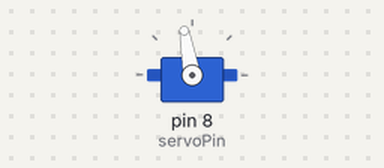
Bench run of a sketch on a simulated Arduino Uno, built with avr-gcc and run on an emulated ATmega328P. On the bench: servo.

Above: at 0.05 s.
Timing chart, 0 to 4.7 s (numbered marks = the images above):
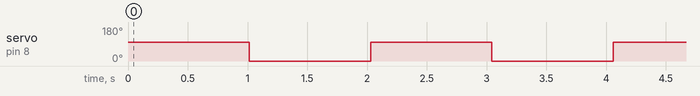

Measured:
- by itself, servo on pin 8 (servoPin): alternates 100° for 1.0 s and 0° for 1.0 s

The sketch:

the_box.ino
```cpp
boolean print_ldrs = false;
boolean print_delays = false;

void setup() {
  servo_setup();
  Serial.begin(9600);
}

void loop() {
  //readLdrs();

  open_box();
  delay(1000);

  close_box();
  delay(1000);

}

void whenStroke(){
  Serial.println("STROKE");
}
```

ldr_handler.ino
```cpp
const int ldrPins[] = {A0,A1,A2};
float res[3];
float avg = 10;

int defaultDelay = 5;

int rounds = 0;
int hSize = 100;
float history[100][3];
int hPointer = 0;

int threshold[] = {800, 850, 900};
int delays[] = {250, 30};

int strokeDelay = 400;
int strokeDelayStd = 300;
long t[3];

boolean firstRoundComplete = false;

void readLdrs(){

  for (int i=0; i<3; i++){
    res[i] = (res[i] * ((avg-1)/avg)) + (analogRead(ldrPins[i]) / avg);

    if (rounds++ >= avg){
      rounds = 0;

      if (print_ldrs){
        Serial.print("ldr-");
        Serial.print(i);
        Serial.print(": ");
        Serial.print(res[i]);
        Serial.print("\t");
      }

      history[hPointer][i] = res[i];
      hPointer = (hPointer+1)%hSize;
      //mark history full (can measure strokes)
      if (hPointer==0){firstRoundComplete = true;}

      if (isHidden(res[i], i)){
        t[i] = millis();

        if (print_delays){
          Serial.print("t-");
          Serial.print(i);
          Serial.print(": ");
          Serial.print(t[i]);
          Serial.print("\t");
        }

      }
    }

  }

  if (rounds >= avg){
    if (isStroke()){
      whenStroke();
    }

    if (print_delays){
      Serial.print("delay 1: ");
      Serial.print(t[1] - t[2]);
      Serial.print("\t");
      Serial.print("delay 2: ");
      Serial.print(t[0] - t[1]);
      Serial.print("\t");
    }

    if (print_ldrs || print_delays){
      Serial.println();
    }
  }

  delay(defaultDelay);
}


boolean isStroke(){

    if (abs(t[1] - t[2] - strokeDelay) > strokeDelayStd){
      return false;
    }
    if (abs(t[0] - t[1] - strokeDelay) > strokeDelayStd){
      return false;
    }

    //init the t values
    t[0] = 0;
    t[1] = 0;
    t[2] = 0;
    return true;

}

boolean isStroke2(){

  if (!firstRoundComplete) {return false;}

  boolean stroke = true;
  int p = 0;

  //check if ldr1 if hidden
  p = hPointer;
  if (!isHidden(p, 2)){
    return false;
  }

  //move at delay1
  p = (p+delays[0])%hSize;
  //check if ldr2 if hidden
  if (!isHidden(p, 1)){
    return false;
  }

  //move at delay1
  p = (p+delays[1])%hSize;
  //check if ldr3 if hidden
  if (!isHidden(p, 0)){
    return false;
  }

  return true;

}

boolean isHidden(float val, int idx){
  return (val > threshold[idx]);
}

boolean isHidden2(int pointer, int idx){
  return (history[pointer][idx] > threshold[idx]);
}
```

servo_handler.ino
```cpp
#include <Servo.h>

int servoPin = 8;
Servo servo;
int angle = 0; // servo position in degrees
void servo_setup() {
  servo.attach(servoPin);
}
void open_box(){
    servo.write(100);
    delay(15);
}

void close_box(){
    servo.write(-50);
    delay(15);
}
```
